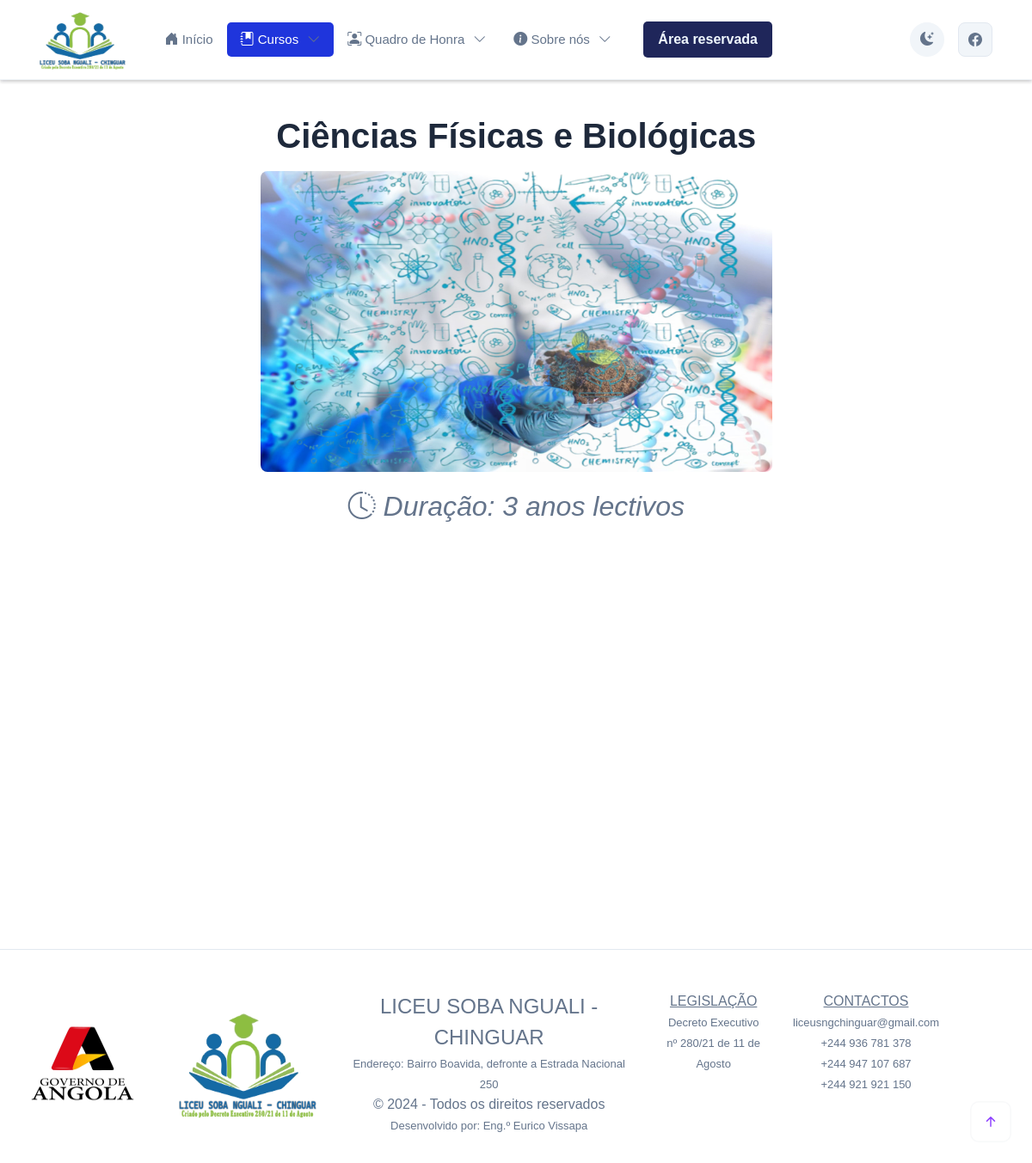
Screenshot of /detalhes_curso/1 with the database file from the repository.
### gestao/models.py (models this page shows, shortened)
class cursos(models.Model):
    figura = models.ImageField(upload_to='img')
    nome_do_curso = models.CharField(max_length=100,unique=True)
    sigla = models.CharField(max_length=20)
    perfil_de_entrada = models.TextField()
    perfil_de_saida = models.TextField()
    classe_10 = models.TextField(verbose_name='Disciplinas da 10ª Classe')
    classe_11 = models.TextField(verbose_name='Disciplinas da 11ª Classe')
    classe_12 = models.TextField(verbose_name='Disciplinas da 12ª Classe')
    duracao = models.CharField(max_length=10,verbose_name='Duração')
    total_disc = models.IntegerField(verbose_name='Total de Disciplinas do Curriculo')

### visitantes/views.py (the view)
# urls.py: path('detalhes_curso/<int:pk>', views.detalhes_curso, name='detalhes_curso'),
def detalhes_curso(request,pk):
    data = {}
    data['curso'] = get_object_or_404(cursos,pk=pk)
    data['quadro_de_honra1'] = quadro_de_honra.objects.all()
    data['cursos'] = cursos.objects.all()
    return render(request,'listar/detalhes_curso.html',data)

### visitantes/templates/listar/detalhes_curso.html (shortened to what this page needs)
{% extends 'base.html' %}
{% load static %}
{% block active2 %}
 active
{% endblock active2 %}
{% block color2 %}
text-white
{% endblock color2 %}
{% block active22 %}
 active
{% endblock active22 %}
{% block color22 %}
text-white
{% endblock color22 %}
{% block main %}
<section class="container py-6" data-cue="fadeIn" data-show="true" style="animation-name: fadeIn; animation-duration: 600ms; animation-timing-function: ease; animation-delay: 0ms; animation-direction: normal; animation-fill-mode: both;">
    <div class="row justify-content-center">
       <div class="col-xl-8 col-lg-10 col-12" data-cues="zoomIn" data-group="page-title" data-delay="700" data-disabled="true">
          <div class="text-center d-flex flex-column gap-5" data-cue="zoomIn" data-group="page-title" data-delay="700" data-show="true" style="animation-name: zoomIn; animation-duration: 600ms; animation-timing-function: ease; animation-delay: 700ms; animation-direction: normal; animation-fill-mode: both;">
             <div class="d-flex flex-column gap-3 mx-lg-8">
                <h5 class="mb-0 display-6">{{ curso.nome_do_curso }}</h5>
                <img width="100%" height="350" src="{{ curso.figura.url }}" class="rounded mx-auto d-block" alt="...">
                <i style="font-size: xx-large;" class="bi bi-clock-history"> Duração: {{ curso.duracao }} lectivos</i>
             </div>
          </div>
       </div>
    </div>
 </section>
         <section class="container py-lg-2 py-5" data-cue="fadeIn" data-show="true" style="animation-name: fadeIn; animation-duration: 600ms; animation-timing-function: ease; animation-delay: 0ms; animation-direction: normal; animation-fill-mode: both;">
            <div class="row g-6">
             </div>
         </section>
{% endblock main %}

### static/css/style.css (style rules this page uses)
* { font-family: 'Barlow', sans-serif; }
i { font-size: medium; }

### static/css/scrollCue.css (style rules this page uses)
[data-cue="fadeIn"], [data-cues="fadeIn"] > * { opacity: 0; }
[data-cue="zoomIn"], [data-cues="zoomIn"] > * { opacity: 0; }

### visitantes/templates/base.html (style rules this page uses)
* { font-family: 'Barlow', sans-serif; }
i { font-size: medium; }

### rows the page displays
cursos: nome_do_curso "Ciências Físicas e Biológicas", figura (picture), duracao "3 anos"

### other values shown
{{ 2024 }} "2024"
